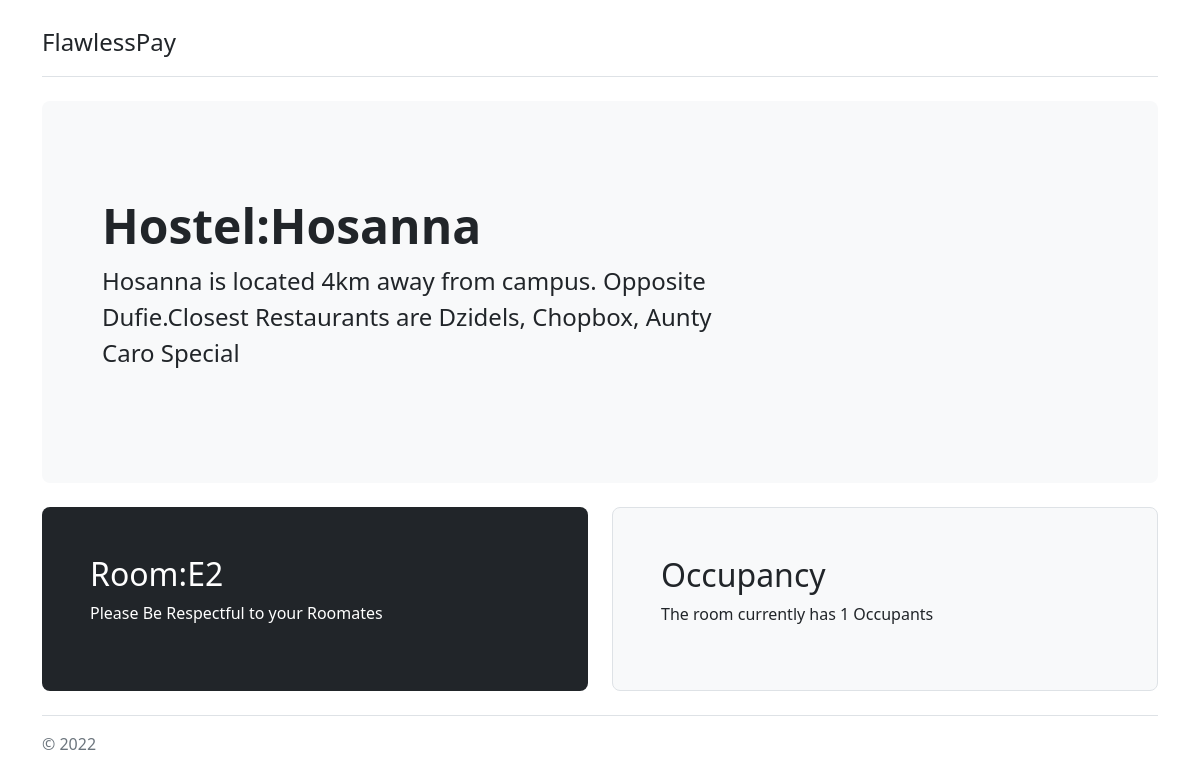
Page /View/viewroom.php (signed in) on the committed database.
### tables this page shows
CREATE TABLE `hostels` (
  `hostel_id` int(11) NOT NULL,
  `hostel_name` varchar(100) NOT NULL
);

CREATE TABLE `rooms` (
  `room_id` int(11) NOT NULL,
  `hostel_id` int(11) NOT NULL,
  `room_name` varchar(100) NOT NULL,
  `room_type` varchar(100) NOT NULL,
  `room_gender` varchar(50) NOT NULL,
  `room_price` double NOT NULL,
  `room_num` int(11) NOT NULL DEFAULT 0,
  `room_cap` int(11) NOT NULL,
  `room_status` int(11) NOT NULL DEFAULT 0
);

### Controller/user_controller.php (called while the page is built, shortened)
<?php
require 'Classes/user_class.php';
function sel_user_ctr($id){
    $sel = new user_class();
    return $sel->sel_user($id);
}
?>

### Classes/user_class.php (called while the page is built, shortened)
<?php
require_once("Settings/db_class.php");
class user_class extends db_connection{
    function sel_user($id){
        $sql = "SELECT * FROM users WHERE user_id = $id";
        $record = $this->db_fetch_one($sql);
        return $record;
    }
}
?>

### Settings/db_class.php (called while the page is built, shortened)
<?php
class db_connection
{
	public $db = null;
	public $results = null;
	function db_connect(){
		$this->db = mysqli_connect(DB_SERVER,DB_USERNAME,DB_PASSWORD,DB_NAME);
		if (mysqli_connect_errno()) {
			return false;
		}else{
			return true;
		}
	}
	function db_query($sqlQuery){
		$this->results = mysqli_query($this->db,$sqlQuery);
		if ($this->results == false) {
			return false;
		}else{
			return true;
		}
	}
	function db_fetch_one($sql){
		if(!$this->db_query($sql)){
			return false;
		}
		return mysqli_fetch_assoc($this->results);
	}
}
?>

### Controller/room_controller.php (called while the page is built, shortened)
<?php
include "../Classes/room_class.php";
function select_room_ctr($id){
    $room = new room_class();
    return $room->select_room($id);
}
?>

### Classes/room_class.php (called while the page is built, shortened)
<?php
include_once("../Settings/db_class.php");
class room_class extends db_connection{
    function select_room($id){
        $sql = "SELECT * FROM rooms WHERE room_id = $id";
        $record = $this->db_fetch_one($sql);
        return $record;
    }
}
?>

### Controller/hostel_controller.php (called while the page is built, shortened)
<?php
require_once("../Classes/hostel_class.php");
function select_hostel_ctr($id){
    $sel = new hostel_class();
    return $sel->select_hostel($id);
}
?>

### Classes/hostel_class.php (called while the page is built, shortened)
<?php
include_once("../Settings/db_class.php");
class hostel_class extends db_connection{
    function select_hostel($id){
        $sql = "SELECT * FROM hostels WHERE hostel_id = $id";
        $record = $this->db_fetch_one($sql);
        return $record;
    }
}
?>

### view/viewroom.php (the view, shortened to what this page needs)
<?php
if(isset($_SESSION['booked'])){
include "../Controller/user_controller.php";
include "../Controller/room_controller.php";
include "../Controller/hostel_controller.php";
$user = sel_user_ctr($_SESSION['id']);
$room = select_room_ctr($user['room_id']);
$h = select_hostel_ctr($room['hostel_id']);
if($room['hostel_id'] == 1 ){
    $message = "Hosanna is located 4km away from campus. Opposite Dufie.Closest Restaurants are Dzidels, Chopbox, Aunty Caro Special";
}
elseif($room['hostel_id'] == 2 ){
    $message = "Dufie is located 4km away from campus. Opposite Hosanna. Closest Restaurants are Dzidels, Chopbox, Aunty Caro Special" ;
}
elseif($room['hostel_id'] == 3 ){
    $message = "Charlotte is located 10000km away from campus. Opposite Queenstar.Closest Restaurants are La Belle, Chopbox, Nektar";
}
elseif($room['hostel_id'] == 4 ){
    $message = "Masere is located 15km away from campus. Opposite Chopbox";
}
elseif($room['hostel_id'] == 5 ){
    $message = "Tanko is located 4km away from campus.Closest Restaurants are Dzidels, Chopbox, Aunty Caro Special";
}
echo'
<!doctype html>
<html lang="en">
  <head>
<link href="../css/bootstrap.min.css" rel="stylesheet">
  </head>
  <body>
<main>
  <div class="container py-4">
    <header class="pb-3 mb-4 border-bottom">
      <a href="index.php" class="d-flex align-items-center text-dark text-decoration-none">
        <span class="fs-4">FlawlessPay</span>
      </a>
    </header>
    <div class="p-5 mb-4 bg-light rounded-3">
      <div class="container-fluid py-5">
        <h1 class="display-5 fw-bold">Hostel:'.$h["hostel_name"].' </h1>
        <p class="col-md-8 fs-4">'.$message.'</p>
      </div>
    </div>
    <div class="row align-items-md-stretch">
      <div class="col-md-6">
        <div class="h-100 p-5 text-bg-dark rounded-3">
          <h2>Room:'.$room["room_name"].'</h2>
          <p>Please Be Respectful to your Roomates</p>
        </div>
      </div>
      <div class="col-md-6">
        <div class="h-100 p-5 bg-light border rounded-3">
          <h2>Occupancy</h2>
          <p>The room currently has '.$room["room_num"].' Occupants</p>
        </div>
      </div>
    </div>
    <footer class="pt-3 mt-4 text-muted border-top">
      &copy; 2022
    </footer>
  </div>
</main>
  </body>
</html>
';
}
else{
    echo "You have not booked a room!";
}
?>

### view/viewroom.php (style rules this page uses)
body { background-color: rgb(255, 255, 255); }

### rows in the picture
hostels: hostel_name "Hosanna"
rooms: hostel "Hosanna is located 4km away from campus. Opposite Dufie.Closest Restaurants are Dzidels, Chopbox, Aunty Caro Special", room_name "E2", room_num "1"
